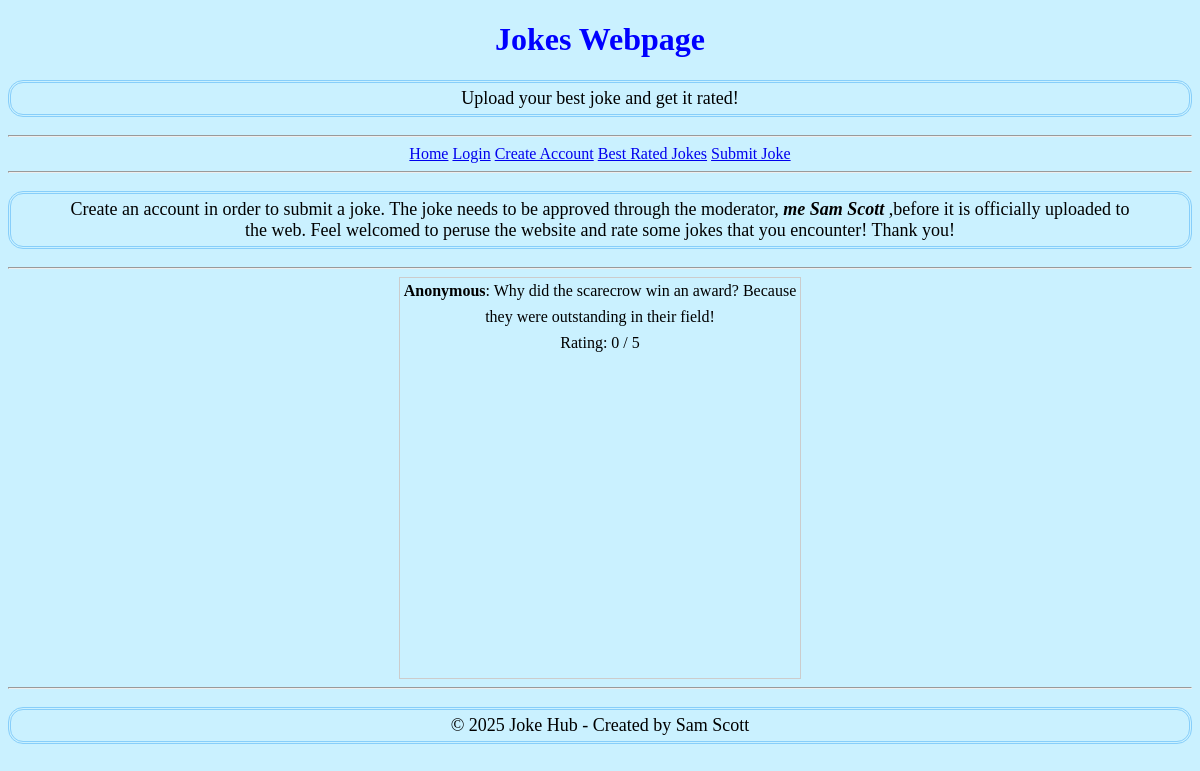
Before: / with the older database file.
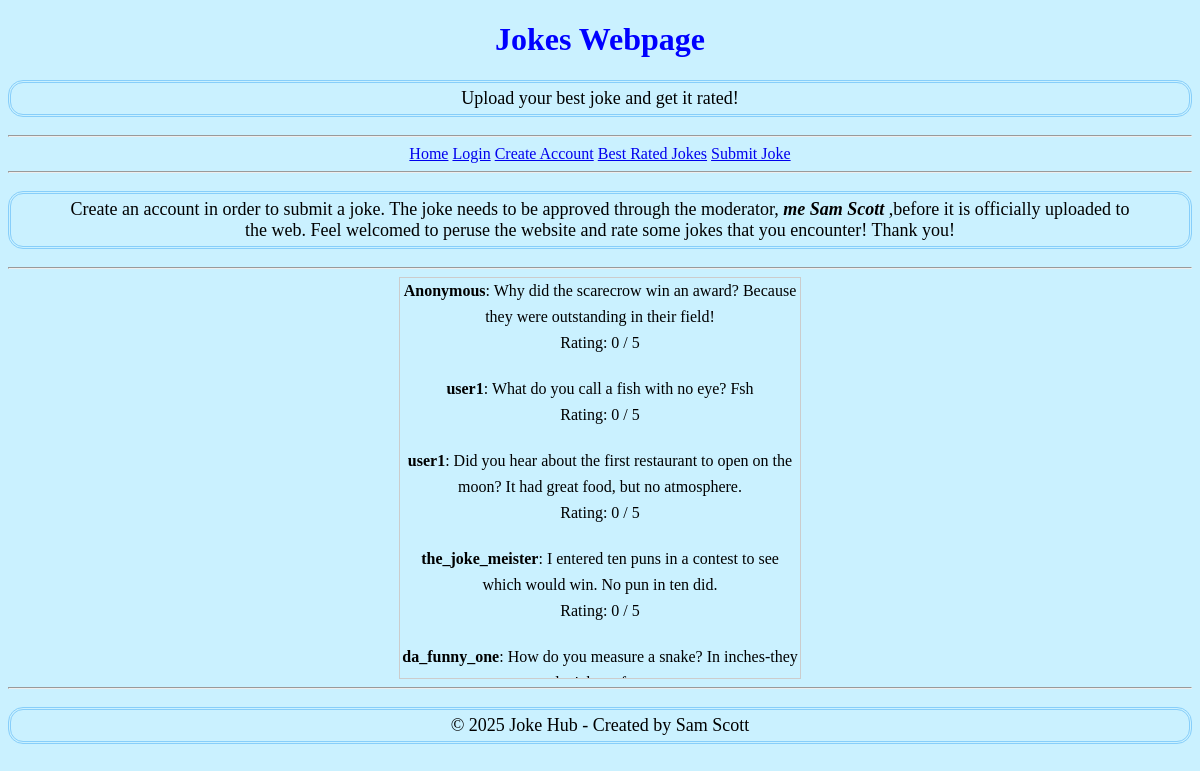
After: the same page with the newer database file.
### tables this page shows
CREATE TABLE jokes (
                    id INTEGER PRIMARY KEY AUTOINCREMENT,
                    content TEXT NOT NULL,
                    timestamp TEXT NOT NULL,
                    rating REAL DEFAULT 0,
                    approved INTEGER DEFAULT 0
                    , username TEXT);

### app.py (the view, shortened to what this page needs)
@app.route("/", methods=['GET', 'POST'])
def index():
    conn = sqlite3.connect('jokes.db')
    c = conn.cursor()
    c.execute('SELECT content, rating, username FROM jokes WHERE approved=1 ORDER BY rating DESC')
    jokes = c.fetchall()
    conn.close()
    return render_template('index.html', jokes=jokes, username=session.get('username'))

### templates/index.html (shortened to what this page needs)
<!DOCTYPE html>
<html lang="en">
<head>
    <link rel="stylesheet" href="{{ url_for('static', filename='css/index.css') }}">
</head>
<body>
    <header>
        <h1> Jokes Webpage </h1>
        <div class="subtitle">
            <p>Upload your best joke and get it rated!</p>
        </div>
        <hr>
    </header>
    <nav>
        <div class="hyperlinks">
        <a href="/">Home</a>
        <a href="/login">Login</a>
        <a href="/create_account">Create Account</a>
        <a href="top_ten_jokes">Best Rated Jokes</a>
        <a href="submit_joke">Submit Joke</a>
        </div>
        <hr>
    </nav>
    <p> Create an account in order to submit a joke. The joke needs to be approved through
        the moderator, <em> <b> me Sam Scott </b> </em> ,before it is officially uploaded to the web. Feel
    welcomed to peruse the website and rate some jokes that you encounter! Thank you! </p>
    <hr>
    <main>
            <div class="scroll-box">
                {% for joke in jokes %}
                    <div class="joke-space">
                        <strong>{{ joke[2] or "Anonymous" }}</strong>: {{ joke[0] }}<br>
                        Rating: {{ joke[1] or 0 }} / 5
                    </div>
                {% endfor %}
            </div>
    </main>
    <footer>
        <hr>
        <p>&copy; 2025 Joke Hub - Created by Sam Scott </p>
    </footer>
</body>
</html>

### static/css/index.css (style rules this page uses)
body { background-color:rgb(202, 241, 255); text-align: center; }
h1 { color: blue; }
p { font-size: 18px; padding: 5px 50px 5px 50px; border: 3px double lightskyblue; border-radius: 15px; }
main { display: flex; justify-content: center; align-items: center; flex-direction: column; }
.scroll-box { height:400px; width:400px; border:1px solid #ccc; font:16px/26px Georgia, Garamond, Serif; overflow:auto; }
.joke-space { margin-bottom: 20px; }

Changed rows visible on the page:
added jokes: username "user1", content "What do you call a fish with no eye? Fsh", rating "0"
added jokes: username "user1", content "Did you hear about the first restaurant to open on the moon? It had great food, but no atmosphere.", rating "0"
added jokes: username "the_joke_meister", content "I entered ten puns in a contest to see which would win. No pun in ten did.", rating "0"
added jokes: username "da_funny_one", content "How do you measure a snake? In inches-they…"
